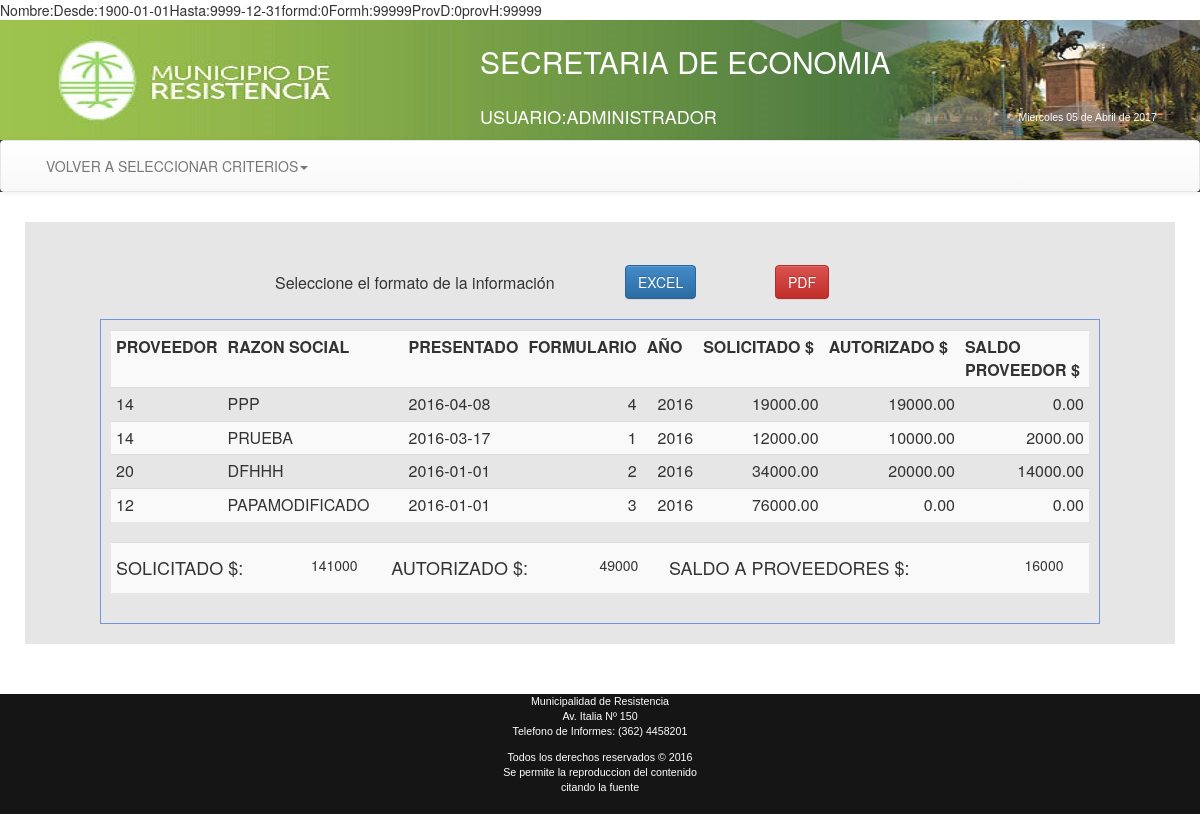
Screenshot of /Economia/views/frmMComp.php (signed in) with the database file from the repository.
### tables this page shows
CREATE TABLE `rescompensa` (
  `idres` int(11) NOT NULL AUTO_INCREMENT,
  `nroform` int(11) NOT NULL,
  `anioform` int(4) NOT NULL,
  `nroprov` int(11) NOT NULL,
  `razonsocial` varchar(60) NOT NULL,
  `fechapresenta` date NOT NULL,
  `montoreclamado` float(12,2) NOT NULL,
  `montoautorizado` float(12,2) NOT NULL,
  `ordenpago` varchar(45) NOT NULL,
  `montoop` float(12,2) NOT NULL,
  `saldoprov` float(12,2) NOT NULL,
  PRIMARY KEY (`idres`)
);

### Economia/views/frmMComp.php (the view, shortened to what this page needs)
<?php
$flag=0;
if (isset ($_SESSION["razon"]) )
{ $bsprod=$_SESSION['razon'];$flag=1;}
else{$bsprod="";}
if (isset ($_SESSION["bddesde"]) )
{  $bddesde=$_SESSION['bddesde'];$flag=1;}
else{$bddesde="1900-01-01";}
if (isset ($_SESSION["bdhasta"]) )
{   $bdhasta=$_SESSION['bdhasta'];$flag=1;}
else{$bdhasta="9999-12-31";}
if (isset ($_SESSION["nroformd"]) )
{   $nroformd=$_SESSION['nroformd'];$flag=1;}
else{$nroformd=0;}
if (isset ($_SESSION["nroformh"]) )
{  $nroformh=$_SESSION['nroformh'];$flag=1;}
else{$nroformh=99999;}
if (isset ($_SESSION["nroprovd"]) )
{   $nroprovd=$_SESSION['nroprovd'];$flag=1;}
else{$nroprovd=0;}
if (isset ($_SESSION["nroprovh"]) )
{   $nroprovh=$_SESSION['nroprovh'];$flag=1;}
else{$nroprovh=99999;}
echo "Desde:".$bddesde;
echo "Hasta:".$bdhasta;
echo "formd:".$nroformd;
echo "Formh:".$nroformh;
echo "ProvD:".$nroprovd;
echo "provH:".$nroprovh;
?>
<!DOCTYPE html PUBLIC "-//W3C//DTD XHTML 1.0 Transitional//EN" "http://www.w3.org/TR/xhtml1/DTD/xhtml1-transitional.dtd">
<html xmlns="http://www.w3.org/1999/xhtml">
<head>
<link rel="stylesheet" type="text/css" href="../css/estilo.css">
<link rel="stylesheet" type="text/css" href="../bootstrap/css/bootstrap.css">
<link rel="stylesheet" type="text/css" href="../bootstrap/css/bootstrap.min.css">
<link rel="stylesheet" type="text/css" href="../bootstrap/css/bootstrap-theme.css">
<link rel="stylesheet" type="text/css" href="../bootstrap/css/bootstrap-theme.min.css">
</head>
<body class="body" style=" background-image: url(../images/bgcity.jpg);
  background-attachment: fixed;">
<header>
<table width="100%" height="120" border="0" background="../images/header2015.jpg">
<tr><td width="40%"></td>
<td><div align="left" style="color:#ffffff;" ><p><h2>SECRETARIA DE ECONOMIA</h2></p>
 </div></td>
</tr>
<tr><td width="40%"></td>
<td><div align="left" style="color:#ffffff;" ><p><h4>USUARIO:<?php echo $_SESSION["apynom"]?></h4></p>
 </div></td>
 <td><div align="left" style="color:#ffffff;" >
<p><h5>
</h5></p>
 </div></td>
</tr>
</table>
<nav class="navbar navbar-default">
<div class="container-fluid">
<div class="collapse navbar-collapse" id="navbar-1">
 <ul class="nav navbar-nav">
 <li class="dropdown">
   <a href="#" class="dropdown-toggle" data-toggle="dropdown" role="button">VOLVER A SELECCIONAR CRITERIOS<span class="caret"></span></a>
 </li>
 </ul>
 </div>
 </div>
 </nav>
</header>
<div class="container"
style="background-color:#E6E6E6;border-radius: 10px 10px 10px 10px;
-moz-border-radius: 10px 10px 10px 10px;
-webkit-border-radius: 10px 10px 10px 10px;
border: 10px solid #ffffff;">
 <section>
  <table border="0" align="center">
   <tr><td>&nbsp;</td></tr>
   <tr>
   <strong><td width="350">Seleccione el formato de la información</td></strong>
   <td width="150"><a href="../views/explistaMontoCompensa.php" class="btn btn-primary">EXCEL</a></td>
   <td width="150"><a target="_blank" href="../views/listaMontoCompensa.php" class="btn btn-danger">PDF</a></td>
   </tr>
  </table>
 </section>
 <div class="registros" id="agrega-registros">
 <table class="table table-striped table-condensed table-hover">
  <tr>
  <th width="100">PROVEEDOR</th>
  <th width="300">RAZON SOCIAL</th>
  <th width="100">PRESENTADO</th>
  <th width="100">FORMULARIO</th>
  <th width="100">AÑO</th>
  <th width="200">SOLICITADO $</th>
  <th width="220">AUTORIZADO $</th>
  <th width="200">SALDO PROVEEDOR $</th>
 </tr>
 <?php
  $conexion=Conectarse();
  if($flag==0){
   $sql="select * from rescompensa order by fechapresenta desc ;";
  }else{
  if($bsprod!=""){
    $sql="select * from rescompensa
    where (razonsocial like '%$bsprod%') and
    (fechapresenta between '".$bddesde."'and'".$bdhasta."')and
    (nroprov between '".$nroprovd."'and '".$nroprovh."')
    and (nroform between '".$nroformd."'and '".$nroformh."')
     order by fechapresenta desc ;";
  }else {
    $sql="select * from rescompensa
    where (fechapresenta between '".$bddesde."'and'".$bdhasta."')and
    (nroprov between '".$nroprovd."'and '".$nroprovh."')
    and (nroform between '".$nroformd."'and '".$nroformh."')
     order by fechapresenta desc ;";
  }}
  $resultado = mysqli_query ($conexion,$sql);
  $tmontof=0.00;$tpagp=0.00;$tmontot=0.00;$conteo=0;
  while($row = mysqli_fetch_array($resultado)) {
   echo'<tr>
  <td>'.$row['nroprov'].'</td>
  <td>'.$row['razonsocial'].'</td>
  <td>'.$row['fechapresenta'].'</td>
  <td align=right>'.$row['nroform'].'</td>
  <td align=right>'.$row['anioform'].'</td>
  <td align=right>'.$row['montoreclamado'].'</td>
  <td align=right>'.$row['montoautorizado'].'</td>
  <td align=right>'.$row['saldoprov'].'</td>
  </tr>';
      $tmontof=$tmontof+$row['montoreclamado'];$tpagp=$tpagp+$row['montoautorizado'];
    $tmontot=$tmontot+$row['saldoprov'];
  }
  ?>
</table>
  <table class="table table-striped table-condensed table-hover">
   <tr>
    <td><h4>SOLICITADO $:</h4></td><td><h5><?php echo $tmontof;?></h5></td>
    <td><h4>AUTORIZADO $:</h4></td><td><h5><?php echo $tpagp;?></h5></td>
    <td><h4>SALDO A PROVEEDORES $:</h4></td><td><h5><?php echo $tmontot;?></h5></td>
   </tr>
  </table>
    </div>
    <br>
</div>
<br><br>
<small>
<div class="row" style="height:120px; background-color:#151515;color:#ffffff; font-family:Arial;font-size:8pt;">
<div class="col-md-12" align="center">
    <p>Municipalidad de Resistencia<br />
    Av. Italia Nº 150<br />
    Telefono de Informes: (362) 4458201</p>
    <p>Todos los derechos reservados &copy; 2016<br />
      Se permite la reproduccion del contenido<br />
      citando la fuente
    </p>
  </div>
</div>
</small>
</body>
</html>

### Economia/css/estilo.css (style rules this page uses)
body { background:#2c3e50; color:#fff; margin:0px; font-family:"Trebuchet MS", Arial, Helvetica, sans-serif; min-width:1000px; }
header { background:#2c3e50; color:#fff; }
section { margin-top:20px; }
.registros { margin:auto; width:1000px; margin-top:20px; border:1px solid #6F96DF; height:auto; padding:10px; }

### rows the page displays
rescompensa: nroprov "14", razonsocial "PPP", fechapresenta "2016-04-08", nroform "4", anioform "2016", montoreclamado "19000.00", montoautorizado "19000.00", saldoprov "0.00"
rescompensa: nroprov "14", razonsocial "PRUEBA", fechapresenta "2016-03-17", nroform "1", anioform "2016", montoreclamado "12000.00", montoautorizado "10000.00", saldoprov "2000.00"
rescompensa: nroprov "20", razonsocial "DFHHH", fechapresenta "2016-01-01", nroform "2", anioform "2016", montoreclamado "34000.00", montoautorizado "20000.00", saldoprov "14000.00"
rescompensa: nroprov "12", razonsocial "PAPAMODIFICADO", fechapresenta "2016-01-01", nroform "3", anioform "2016", montoreclamado "76000.00", montoautorizado "0.00", saldoprov "0.00"

### other values shown
$bddesde "1900-01-01"
$bdhasta "9999-12-31"
$nroformd "0"
$nroformh "99999"
$nroprovd "0"
$nroprovh "99999"
$_SESSION["apynom"] "ADMINISTRADOR"
$tmontof "141000"
$tpagp "49000"
$tmontot "16000"
